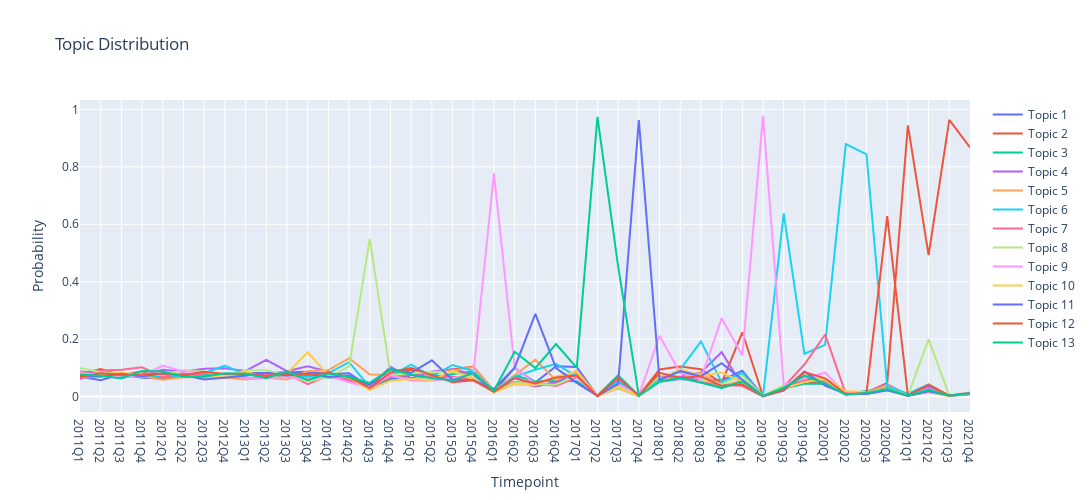

Notebook cell for this chart:
### Code cell
import plotly.express as px
import plotly.graph_objects as go
td_plot = td.copy()
td_plot["timepoint"] = dtm_df["year_quater"].astype(str)
# td_plot["timepoint"] replace "-" to "Q"
td_plot["timepoint"] = td_plot["timepoint"].str.replace("-", "Q")

fig = go.Figure()
for k in range(best_mdl.k):
    fig.add_trace(go.Line(
        x=td_plot["timepoint"].astype(str),
        y=td_plot["topic_{}".format(k + 1)],
        name="Topic {}".format(k + 1)
        ))
fig.update_layout(title="Topic Distribution", xaxis_title="Timepoint", yaxis_title="Probability")
# update the xticker
fig.update_xaxes(tickmode="array", tickvals=td_plot["timepoint"].astype(str), ticktext=td_plot["timepoint"])
fig.update_layout(
    autosize=False,
    width=1200,
    height=500)

# fig.update_layout(
#     xaxis_rangeslider_visible=True,
# )

fig.show()
